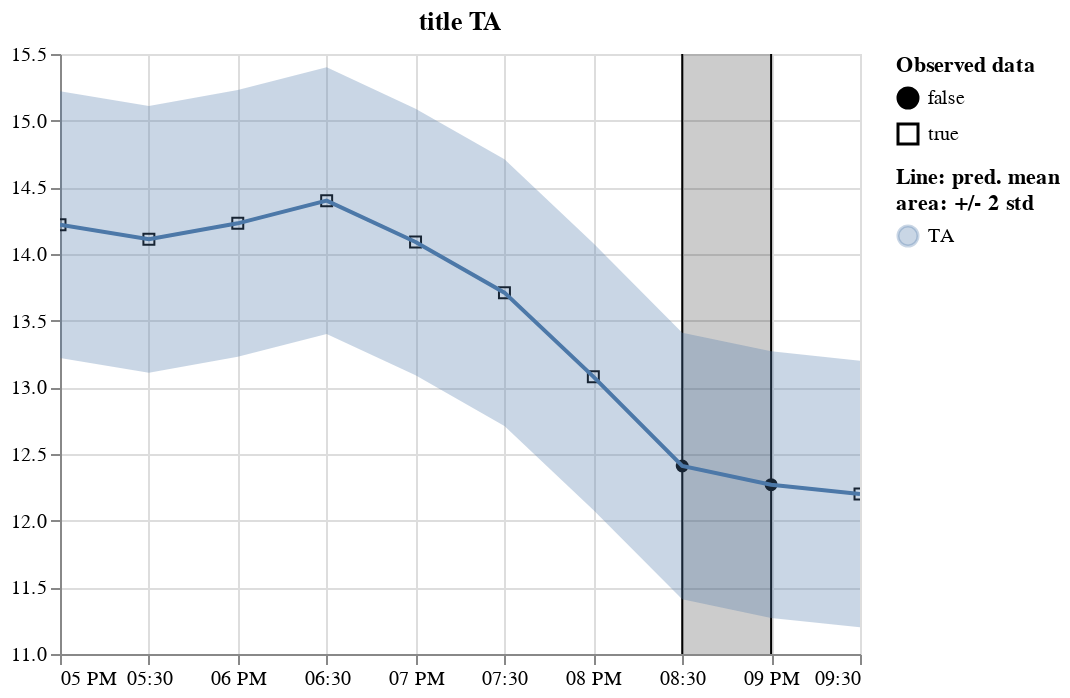

Notebook cell for this chart:
### Code cell
plot_variable(m_df.tidy().assign(std=.5), "TA", title="title TA", error=True)

### Figure 1 — Vega-Lite specification as saved in the notebook (floating-point values rounded to 4 significant figures)
{"config": {"view": {"continuousWidth": 400, "continuousHeight": 300}}, "layer": [{"data": {"name": "data-b9cc5e6444a3428a17e078a59aff7d41"}, "mark": {"type": "point", "color": "black", "fillOpacity": 1, "strokeWidth": 1}, "encoding": {"fill": {"field": "is_present", "legend": {"title": ["Observed data"]}, "scale": {"range": ["black", "#ffffff00"]}, "type": "nominal"}, "shape": {"field": "is_present", "type": "nominal"}, "x": {"axis": {"domain": true, "labels": true, "ticks": true, "title": "time"}, "field": "time", "type": "temporal"}, "y": {"field": "value", "scale": {"zero": false}, "title": "", "type": "quantitative"}}}, {"layer": [{"mark": "rule", "encoding": {"x": {"axis": {"domain": false, "labels": false, "ticks": false, "title": null}, "field": "gap_start", "type": "temporal"}}}, {"mark": "rule", "encoding": {"x": {"axis": {"domain": false, "labels": false, "ticks": false, "title": null}, "field": "gap_end", "type": "temporal"}}}, {"mark": {"type": "rect", "color": "black", "opacity": 0.2}, "encoding": {"x": {"axis": {"domain": false, "labels": false, "ticks": false, "title": null}, "field": "gap_start", "type": "temporal"}, "x2": {"field": "gap_end"}}}], "data": {"name": "data-0649de2b0733019f4936adba08c7cae5"}}, {"layer": [{"mark": "errorband", "encoding": {"color": {"field": "variable", "legend": {"title": ["Line: pred. mean", "area: +/- 2 std"]}, "type": "nominal"}, "x": {"field": "time", "type": "temporal"}, "y": {"field": "err_low", "scale": {"zero": false}, "title": "", "type": "quantitative"}, "y2": {"field": "err_high"}}, "name": "view_46"}, {"mark": "line", "encoding": {"color": {"field": "variable", "type": "nominal"}, "x": {"field": "time", "type": "temporal"}, "y": {"field": "value", "scale": {"zero": false}, "title": "", "type": "quantitative"}}}], "data": {"name": "data-b9cc5e6444a3428a17e078a59aff7d41"}}], "params": [{"name": "param_79", "select": {"type": "interval"}, "bind": "scales", "views": ["view_46"]}], "title": "title TA", "$schema": "https://vega.github.io/schema/vega-lite/v5.2.0.json", "datasets": {"data-b9cc5e6444a3428a17e078a59aff7d41": [{"time": "2000-06-15T17:00:00", "variable": "TA", "value": 14.22, "is_present": true, "std": 0.5, "err_low": 13.22, "err_high": 15.22}, {"time": "2000-06-15T17:30:00", "variable": "TA", "value": 14.11, "is_present": true, "std": 0.5, "err_low": 13.11, "err_high": 15.11}, {"time": "2000-06-15T18:00:00", "variable": "TA", "value": 14.23, "is_present": true, "std": 0.5, "err_low": 13.23, "err_high": 15.23}, {"time": "2000-06-15T18:30:00", "variable": "TA", "value": 14.4, "is_present": true, "std": 0.5, "err_low": 13.4, "err_high": 15.4}, {"time": "2000-06-15T19:00:00", "variable": "TA", "value": 14.09, "is_present": true, "std": 0.5, "err_low": 13.09, "err_high": 15.09}, {"time": "2000-06-15T19:30:00", "variable": "TA", "value": 13.71, "is_present": true, "std": 0.5, "err_low": 12.71, "err_high": 14.71}, {"time": "2000-06-15T20:00:00", "variable": "TA", "value": 13.08, "is_present": true, "std": 0.5, "err_low": 12.08, "err_high": 14.08}, {"time": "2000-06-15T20:30:00", "variable": "TA", "value": 12.41, "is_present": false, "std": 0.5, "err_low": 11.41, "err_high": 13.41}, {"time": "2000-06-15T21:00:00", "variable": "TA", "value": 12.27, "is_present": false, "std": 0.5, "err_low": 11.27, "err_high": 13.27}, {"time": "2000-06-15T21:30:00", "variable": "TA", "value": 12.2, "is_present": true, "std": 0.5, "err_low": 11.2, "err_high": 13.2}], "data-0649de2b0733019f4936adba08c7cae5": [{"gap_start": "2000-06-15T20:30:00", "gap_end": "2000-06-15T21:00:00"}]}}
